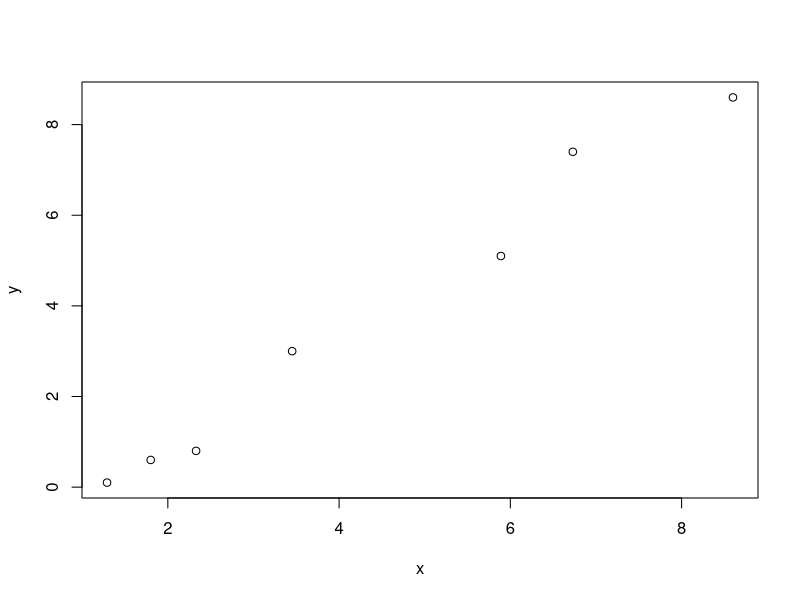
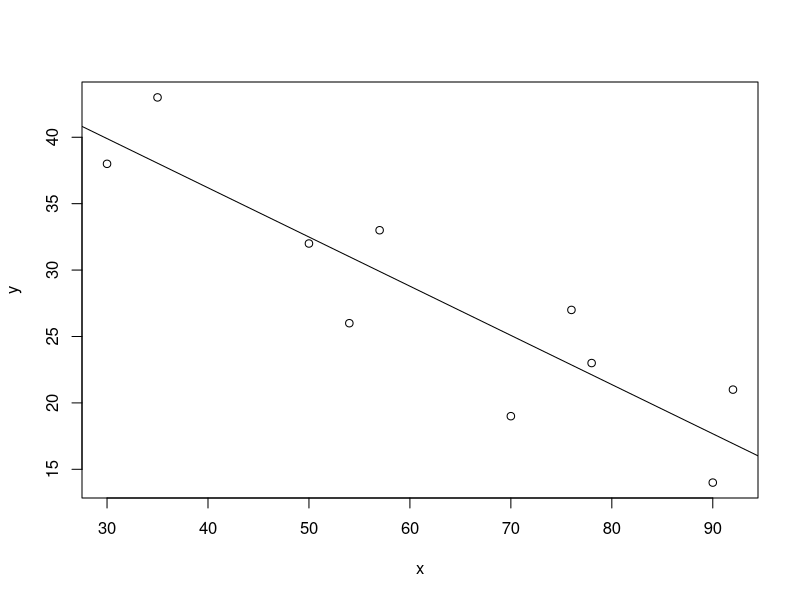

These charts were generated, in order, by the following R code:
##### Curso R #####
## Correlação

x <- c(1.290, 2.330, 1.800, 3.452, 5.890, 6.730, 8.600)
y <- c(0.1, 0.8, 0.6, 3, 5.1, 7.4, 8.6)

cor(x,y)

library(stats)

cor.test(x, y, method='pearson', alternative='two.sided')
cor.test(x, y, method='pearson', alternative='less')

graf <- plot(y~x)


#####Regress?o simples ######
x <- c(30, 35, 50, 54, 57, 70, 76, 78, 90, 92)
y <- c(38, 43, 32, 26, 33, 19, 27, 23, 14, 21)

# Calcular os coeficientes da reta de regressão
modelo <- lm(y~x)
ajuste <- lm(y~x)

# Gráfico dos pontos da reta ajustada
plot(y~x)

# Verificar se o modelo é razoável
ajuste <- lm(y~x)
abline(ajuste)

summary(ajuste)


##### ANOVA #####
# Usando seus dados no R

getwd()

# Muda diretório
# setwd()

# Lendo CSV
medicamento <- read.csv("anova1.csv", sep=';', header=T)
medicamento

View(medicamento)

# A função do R que executa a ANOVA é a AOV ou lm
modeloanova <- aov(HORAS ~ REMEDIO, data=medicamento)
modeloanova

summary(modeloanova)
